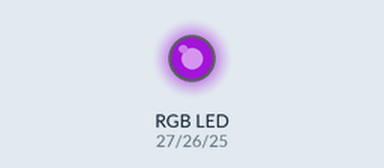
Bench run of a sketch on a simulated ESP32. On the bench: an RGB LED mixed from three pins (HIGH = lit). Dim RGB values are drawn brighter than linear.

Above: at 0.05 s.
At 1.5 s:
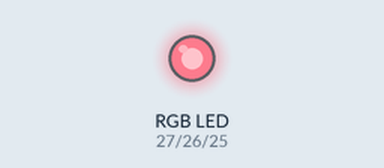
At 3.0 s:
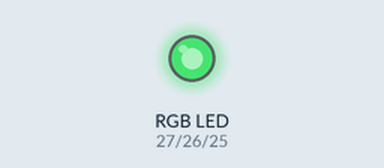
Timing chart, 0 to 6.9 s (numbered marks = the images above):
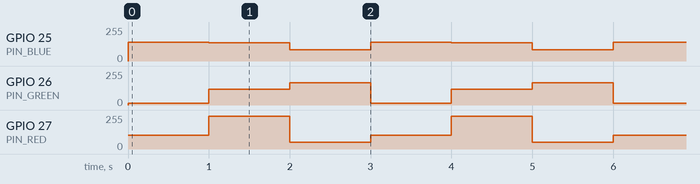

Measured:
- by itself, GPIO 25 (PIN_BLUE): repeats every 3.0 s: 138/255 1.0 s, 83/255 1.0 s, 141/255 1.0 s
- by itself, GPIO 26 (PIN_GREEN): repeats every 3.0 s: 120/255 1.0 s, 168/255 1.0 s, 13/255 1.0 s
- by itself, GPIO 27 (PIN_RED): repeats every 3.0 s: 247/255 1.0 s, 52/255 1.0 s, 105/255 1.0 s

The sketch:

RGB_SMD_LED_ESP32.ino
```cpp
/*
 * This ESP32 code is created by esp32io.com
 *
 * This ESP32 code is released in the public domain
 *
 * For more detail (instruction and wiring diagram), visit https://esp32io.com/tutorials/esp32-rgb-led
 */

#define PIN_RED    27 // GPIO27
#define PIN_GREEN  26 // GPIO26
#define PIN_BLUE   25 // GPIO25

void setup() {
  pinMode(PIN_RED,   OUTPUT);
  pinMode(PIN_GREEN, OUTPUT);
  pinMode(PIN_BLUE,  OUTPUT);
}

void loop() {
  // color code #690d8d (R = 0,   G = 201, B = 204)
  setColor(105, 13, 141);

  delay(1000); // keep the color 1 second

  // color code #F7788A (R = 247, G = 120, B = 138)
  setColor(247, 120, 138);

  delay(1000); // keep the color 1 second

  // color code #34A853 (R = 52,  G = 168, B = 83)
  setColor(52, 168, 83);

  delay(1000); // keep the color 1 second
}

void setColor(int R, int G, int B) {
  analogWrite(PIN_RED,   R);
  analogWrite(PIN_GREEN, G);
  analogWrite(PIN_BLUE,  B);
}
```
